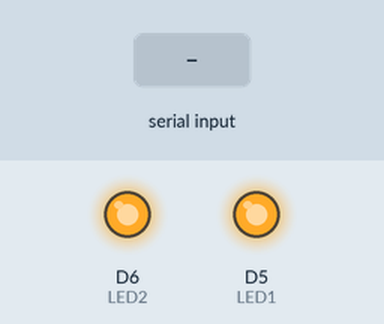
Bench run of a sketch on a simulated ESP8266 (NodeMCU). Shown: output pins drawn as LEDs (lit = HIGH). Inputs (shaded band) come from the test bench.

Above: at 1.2 s.
1.3 s: "L" received over Serial
At 2.5 s:
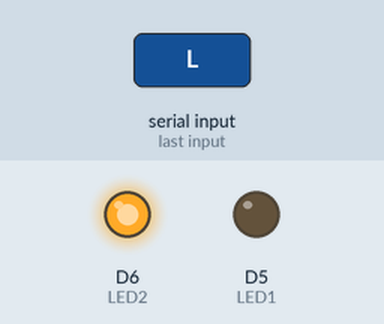
2.8 s: "D" received over Serial
At 3.7 s:
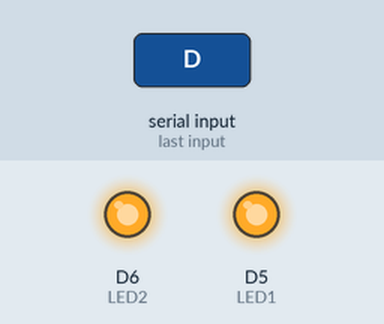
Timing chart, 0 to 5.8 s (numbered marks = the images above; inputs shaded):
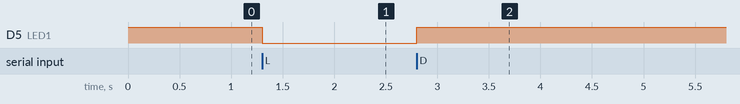

Measured:
- after the input at 1.3 s, D5 (LED1): HIGH → LOW at once
- after the input at 2.8 s, D5 (LED1): LOW → HIGH at once

The sketch:

programa02.ino
```cpp
/*
Programa para trabalhar com a comunicação serial
*/

const int LED_LIGADO = LOW;
const int LED_DESLIGADO = HIGH;
const int ENTRADA_ACIONADA = LOW;
const int ENTRADA_DESACIONADA = HIGH;
const int LED1 = D5;
const int LED2 = D6;
const int ENTRADA_01 = D1;
const int ENTRADA_02 = D2;

void inicializa_hardware(){
  pinMode(LED1, OUTPUT);
  pinMode(LED2, OUTPUT);
  digitalWrite(LED1, LED_DESLIGADO);
  digitalWrite(LED2, LED_DESLIGADO);
  pinMode(ENTRADA_01, INPUT_PULLUP);
  pinMode(ENTRADA_02, INPUT_PULLUP);
  //Inicializar a comunicação
  Serial.begin(115200); //9600, 19200, 38400, 115200
}

void setup() {
  inicializa_hardware();
}

void loop() {
  //Verifica se existe algo para receber na porta serial
  if(Serial.available()){
    char dado = Serial.read(); //Lendo 1 byte da porta serial
    if(dado == 'L'){
      digitalWrite(LED1, LED_LIGADO);
    } else if(dado == 'D'){
      digitalWrite(LED1, LED_DESLIGADO);
    }
  }
}
```
